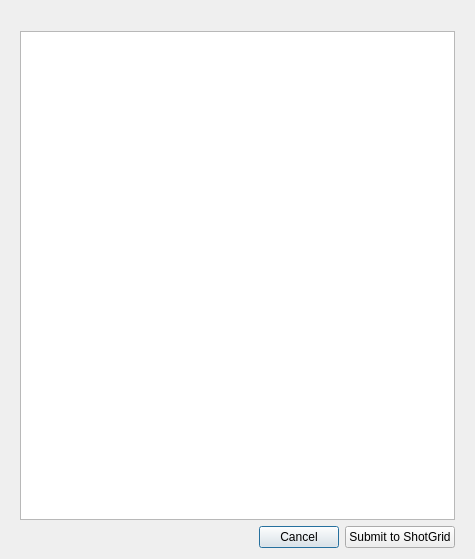
<?xml version="1.0" encoding="UTF-8"?>
<ui version="4.0">
 <class>SubmitDialog</class>
 <widget class="QDialog" name="SubmitDialog">
  <property name="geometry">
   <rect>
    <x>0</x>
    <y>0</y>
    <width>475</width>
    <height>559</height>
   </rect>
  </property>
  <property name="windowTitle">
   <string>Submit to ShotGrid</string>
  </property>
  <layout class="QVBoxLayout" name="verticalLayout">
   <property name="leftMargin">
    <number>20</number>
   </property>
   <property name="rightMargin">
    <number>20</number>
   </property>
   <item>
    <widget class="QLabel" name="label">
     <property name="text">
      <string/>
     </property>
     <property name="pixmap">
      <pixmap resource="resources.qrc">:/tk-flame-review/ui_splash.png</pixmap>
     </property>
    </widget>
   </item>
   <item>
    <widget class="QPlainTextEdit" name="comments">
     <property name="minimumSize">
      <size>
       <width>300</width>
       <height>100</height>
      </size>
     </property>
    </widget>
   </item>
   <item>
    <layout class="QHBoxLayout" name="horizontalLayout">
     <item>
      <spacer name="horizontalSpacer">
       <property name="orientation">
        <enum>Qt::Horizontal</enum>
       </property>
       <property name="sizeHint" stdset="0">
        <size>
         <width>368</width>
         <height>20</height>
        </size>
       </property>
      </spacer>
     </item>
     <item>
      <widget class="QPushButton" name="cancel">
       <property name="text">
        <string>Cancel</string>
       </property>
      </widget>
     </item>
     <item>
      <widget class="QPushButton" name="submit">
       <property name="text">
        <string>Submit to ShotGrid</string>
       </property>
      </widget>
     </item>
    </layout>
   </item>
  </layout>
  <zorder>comments</zorder>
  <zorder>label</zorder>
 </widget>
 <resources>
  <include location="resources.qrc"/>
 </resources>
 <connections/>
</ui>
